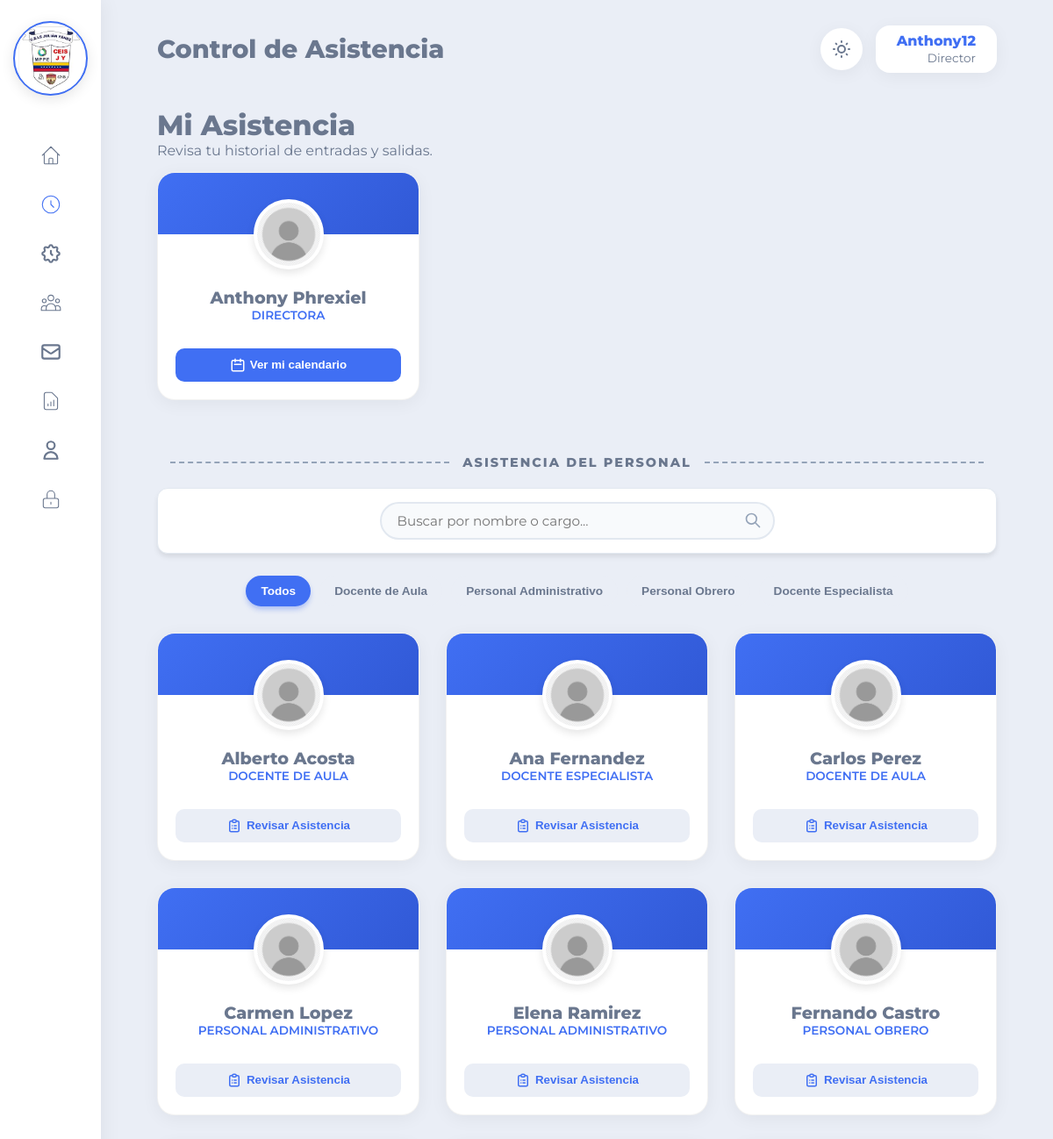
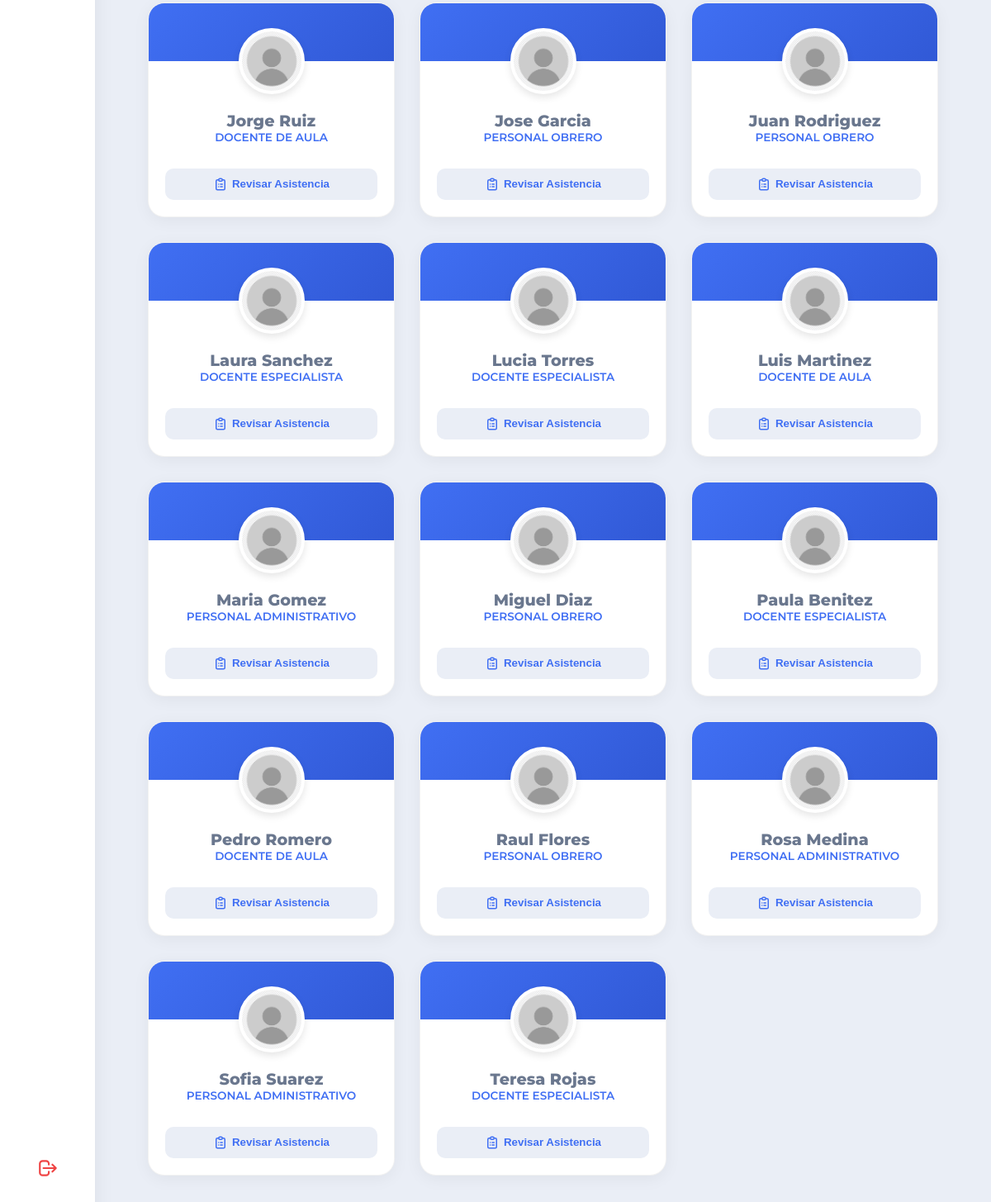
The page /vistas/asistencia.php (signed in) on the database its author committed (2 pictures, top to bottom).
### tables this page shows
CREATE TABLE `personal` (
  `id_personal` int(11) NOT NULL AUTO_INCREMENT,
  `cedula` varchar(15) NOT NULL,
  `nombres` varchar(100) NOT NULL,
  `apellidos` varchar(100) NOT NULL,
  `foto_perfil` varchar(255) NOT NULL DEFAULT 'default.png',
  `telefono` varchar(20) NOT NULL,
  `id_cargo` int(11) NOT NULL,
  `id_usuario` int(11) NOT NULL,
  `hora_entrada_personalizada` time DEFAULT NULL,
  `hora_salida_personalizada` time DEFAULT NULL,
  `fecha_ingreso` date DEFAULT curdate(),
  PRIMARY KEY (`id_personal`),
  UNIQUE KEY `cedula_unica` (`cedula`),
  KEY `fk_personal_cargo` (`id_cargo`),
  KEY `fk_personal_usuario` (`id_usuario`),
  CONSTRAINT `fk_personal_cargo` FOREIGN KEY (`id_cargo`) REFERENCES `cargos` (`id_cargo`) ON UPDATE CASCADE,
  CONSTRAINT `fk_personal_usuario` FOREIGN KEY (`id_usuario`) REFERENCES `usuarios` (`id_usuario`) ON DELETE CASCADE ON UPDATE CASCADE
);

CREATE TABLE `cargos` (
  `id_cargo` int(11) NOT NULL AUTO_INCREMENT,
  `nombre_cargo` varchar(100) NOT NULL,
  PRIMARY KEY (`id_cargo`)
);

### vistas/asistencia.php (the view, shortened to what this page needs)
<?php
require_once '../configuracion/conexion.php';
$nombre = $_SESSION['usuario'];
$rol = $_SESSION['rol'];
$id_rol = $_SESSION['id_rol'];
$id_usuario = $_SESSION['id_usuario'];
$stmt_mi_id = $conexion->prepare("SELECT p.id_personal, p.foto_perfil, p.nombres, p.apellidos, c.nombre_cargo
                                  FROM personal p
                                  INNER JOIN cargos c ON p.id_cargo = c.id_cargo
                                  WHERE p.id_usuario = ?");
$stmt_mi_id->execute([$id_usuario]);
$mis_datos = $stmt_mi_id->fetch(PDO::FETCH_ASSOC);
$mi_id_personal = $mis_datos ? $mis_datos['id_personal'] : 0;
$es_admin = ($id_rol == 1 || $id_rol == 2);
$lista_personal = [];
$cargos_activos_en_grid = [];
if ($es_admin) {
    try {
        $sql = "SELECT p.id_personal, p.cedula, p.nombres, p.apellidos, p.foto_perfil, p.id_cargo, c.nombre_cargo
                FROM personal p
                INNER JOIN cargos c ON p.id_cargo = c.id_cargo
                INNER JOIN usuarios u ON p.id_usuario = u.id_usuario
                WHERE u.estado = 'Activo' AND p.id_personal != ?
                ORDER BY p.nombres ASC";
        $stmt = $conexion->prepare($sql);
        $stmt->execute([$mi_id_personal]);
        $lista_personal = $stmt->fetchAll(PDO::FETCH_ASSOC);
        $cargos_activos_en_grid = array_unique(array_column($lista_personal, 'id_cargo'));
        $stmt_cargos = $conexion->query("SELECT id_cargo, nombre_cargo FROM cargos ORDER BY id_cargo ASC");
        $cargos = $stmt_cargos->fetchAll(PDO::FETCH_ASSOC);
    } catch (PDOException $e) {}
}
?>
<!DOCTYPE html>
<html lang="es" data-theme="light">
<head>
    <link rel="stylesheet" href="../recursos/css/principal.css?v=<?php echo time(); ?>">
</head>
<body>
   <?php $pagina_activa = 'asistencia'; require_once 'componentes/sidebar.php'; ?>
    <div class="contenedor-principal">
        <?php $titulo_pagina = 'Control de Asistencia'; require_once 'componentes/topbar.php'; ?>
        <main class="contenido">
            <?php if ($es_admin): ?>
                <div class="cabecera-personal" style="margin-block-end: 15px;">
                    <div>
                        <h1>Mi Asistencia</h1>
                        <p>Revisa tu historial de entradas y salidas.</p>
                    </div>
                </div>
                <div class="grid-perfiles" style="margin-block-end: 1rem;">
                    <div class="tarjeta-perfil" style="max-inline-size: 320px;">
                        <div class="contenedor-avatar" style="margin-block-start: -40px; inline-size: 80px; block-size: 80px;">
                            <img src="../recursos/img/perfiles/<?php echo htmlspecialchars($mis_datos['foto_perfil']); ?>" alt="Mi Foto">
                        </div>
                        <div class="info-perfil" style="padding-block-start: 10px;">
                            <h3 class="nombre-empleado"><?php echo htmlspecialchars($mis_datos['nombres'] . ' ' . $mis_datos['apellidos']); ?></h3>
                            <span class="cargo-empleado"><?php echo htmlspecialchars($mis_datos['nombre_cargo']); ?></span>
                            <div class="acciones-perfil">
                                <button class="btn-editar-horario" onclick="abrirCalendario(<?php echo $mi_id_personal; ?>, 'Mi Asistencia', false)" style="inline-size: 100%; background-color: var(--primary-color); color: white;">
                                    Ver mi calendario
                                </button>
                            </div>
                        </div>
                    </div>
                </div>
                <div class="separador-personal" style="margin-block-end: 20px;">Asistencia del Personal</div>
                <div class="contenedor-filtros-globales" style="justify-content: center; margin-bottom: 25px; padding: 15px;">
                    <div class="contenedor-busqueda-elegante" style="margin: 0; width: 100%; max-width: 450px;">
                      <input type="text" id="buscador-universal" class="campo-busqueda-elegante" placeholder="Buscar por nombre o cargo...">
                    </div>
                </div>
                <div class="botones-filtro-cargo" style="margin-block-end: 30px;">
                    <button class="btn-filtro activo" onclick="aplicarFiltroUniversal('todos', this)">Todos</button>
                    <?php foreach($cargos as $c): ?>
                        <?php if(in_array($c['id_cargo'], $cargos_activos_en_grid)): ?>
                            <button class="btn-filtro" onclick="aplicarFiltroUniversal(<?php echo $c['id_cargo']; ?>, this)">
                                <?php echo htmlspecialchars($c['nombre_cargo']); ?>
                            </button>
                        <?php endif; ?>
                    <?php endforeach; ?>
                </div>
                <div class="grid-perfiles">
                    <?php foreach ($lista_personal as $emp): ?>
                        <div class="tarjeta-perfil item-filtrable" data-cargo="<?php echo $emp['id_cargo']; ?>">
                            <div class="contenedor-avatar" style="margin-block-start: -40px; inline-size: 80px; block-size: 80px;">
                                <img src="../recursos/img/perfiles/<?php echo htmlspecialchars($emp['foto_perfil']); ?>" alt="Foto">
                            </div>
                            <div class="info-perfil" style="padding-block-start: 10px;">
                                <h3 class="nombre-empleado"><?php echo htmlspecialchars($emp['nombres'] . ' ' . $emp['apellidos']); ?></h3>
                                <span class="cargo-empleado"><?php echo htmlspecialchars($emp['nombre_cargo']); ?></span>
                                <div class="acciones-perfil">
                                    <button class="btn-editar-horario" onclick="abrirCalendario(<?php echo $emp['id_personal']; ?>, '<?php echo addslashes($emp['nombres']); ?>', true)" style="inline-size: 100%;">
                                        Revisar Asistencia
                                    </button>
                                </div>
                            </div>
                        </div>
                    <?php endforeach; ?>
                </div>
            <?php endif; ?>
        </main>
    </div>
</body>
</html>

### vistas/componentes/sidebar.php (shortened to what this page needs)
<nav class="barra-lateral" role="navigation" aria-label="Menú principal">
    <div class="logo-sidebar">
        <div class="contenedor-logo-neon">
            <img src="../recursos/img/logo_ceis.jpg" alt="Escudo CEIS Julian Yánez" class="img-escudo-neon">
        </div>
    </div>
    <ul class="menu-navegacion">
        <li class="menu-item">
            <a href="principal.php" class="enlace-menu" aria-label="Inicio" style="<?php echo (isset($pagina_activa) && $pagina_activa == 'inicio') ? 'color: var(--primary-color);' : ''; ?>">
                <svg xmlns="http://www.w3.org/2000/svg" fill="none" viewBox="0 0 24 24" stroke="currentColor">
                    <path stroke-linecap="round" stroke-linejoin="round" d="M3 12l2-2m0 0l7-7 7 7M5 10v10a1 1 0 001 1h3m10-11l2 2m-2-2v10a1 1 0 01-1 1h-3m-6 0a1 1 0 001-1v-4a1 1 0 011-1h2a1 1 0 011 1v4a1 1 0 001 1m-6 0h6" />
                </svg>
            </a>
        </li>
        <li class="menu-item">
            <a href="../vistas/asistencia.php" class="enlace-menu" aria-label="Control de Asistencia" style="<?php echo (isset($pagina_activa) && $pagina_activa == 'asistencia') ? 'color: var(--primary-color);' : ''; ?>">
                <svg xmlns="http://www.w3.org/2000/svg" fill="none" viewBox="0 0 24 24" stroke="currentColor">
                    <path stroke-linecap="round" stroke-linejoin="round" d="M12 8v4l3 3m6-3a9 9 0 11-18 0 9 9 0 0118 0z" />
                </svg>
            </a>
        </li>
        <?php if($_SESSION['id_rol'] == 1 || $_SESSION['id_rol'] == 2): ?>
        <li class="menu-item">
            <a href="../vistas/ConfiguracionAsistencia.php" class="enlace-menu" aria-label="Configuración de asistencia" style="<?php echo (isset($pagina_activa) && $pagina_activa == 'configuracion') ? 'color: var(--primary-color);' : ''; ?>">
            </a>
        </li>
        <?php endif; ?>
        <?php if($_SESSION['id_rol'] == 1): ?>
        <li class="menu-item">
            <a href="../vistas/personal.php" class="enlace-menu" aria-label="Gestión de Personal" style="<?php echo (isset($pagina_activa) && $pagina_activa == 'personal') ? 'color: var(--primary-color);' : ''; ?>">
            </a>
        </li>
        <?php endif; ?>
        <?php if($_SESSION['id_rol'] == 1 || $_SESSION['id_rol'] == 2): ?>
        <li class="menu-item">
            <a href="../vistas/justificaciones.php" class="enlace-menu" aria-label="Bandeja de Justificaciones" style="<?php echo (isset($pagina_activa) && $pagina_activa == 'justificaciones') ? 'color: var(--primary-color);' : ''; ?>">
                <svg xmlns="http://www.w3.org/2000/svg" fill="none" viewBox="0 0 24 24" stroke="currentColor">
                    <path stroke-linecap="round" stroke-linejoin="round" stroke-width="2" d="M3 8l7.89 5.26a2 2 0 002.22 0L21 8M5 19h14a2 2 0 002-2V7a2 2 0 00-2-2H5a2 2 0 00-2 2v10a2 2 0 002 2z" />
                </svg>
            </a>
        </li>
        <?php endif; ?>
        <li class="menu-item"><a href="../vistas/reportes.php" class="enlace-menu" aria-label="Reportes" style="<?php echo (isset($pagina_activa) && $pagina_activa == 'reportes') ? 'color: var(--primary-color);' : ''; ?>">
            <svg xmlns="http://www.w3.org/2000/svg" fill="none" viewBox="0 0 24 24" stroke="currentColor">
                <path stroke-linecap="round" stroke-linejoin="round" d="M9 17v-2m3 2v-4m3 4v-6m2 10H7a2 2 0 01-2-2V5a2 2 0 012-2h5.586a1 1 0 01.707.293l5.414 5.414a1 1 0 01.293.707V19a2 2 0 01-2 2z" />
            </svg><span>Reportes</span></a>
        </li>
        <li class="menu-item">
            <a href="../vistas/perfil.php" class="enlace-menu" aria-label="Mi Perfil" style="<?php echo (isset($pagina_activa) && $pagina_activa == 'perfil') ? 'color: var(--primary-color);' : ''; ?>">
                <svg xmlns="http://www.w3.org/2000/svg" fill="none" viewBox="0 0 24 24" stroke="currentColor">
                    <path stroke-linecap="round" stroke-linejoin="round" stroke-width="2" d="M16 7a4 4 0 11-8 0 4 4 0 018 0zM12 14a7 7 0 00-7 7h14a7 7 0 00-7-7z" />
                </svg>
            </a>
        </li>
        <?php if($_SESSION['id_rol'] == 1): ?>
        <li class="menu-item">
            <a href="../vistas/seguridad.php" class="enlace-menu" aria-label="Seguridad" style="<?php echo (isset($pagina_activa) && $pagina_activa == 'seguridad') ? 'color: var(--primary-color);' : ''; ?>">
                <svg xmlns="http://www.w3.org/2000/svg" fill="none" viewBox="0 0 24 24" stroke="currentColor">
                    <path stroke-linecap="round" stroke-linejoin="round" d="M12 15v2m-6 4h12a2 2 0 002-2v-6a2 2 0 00-2-2H6a2 2 0 00-2 2v6a2 2 0 002 2zm10-10V7a4 4 0 00-8 0v4h8z" />
                </svg>
            </a>
        </li>
        <?php endif; ?>
        <li class="menu-item item-salir">
            <a href="../controladores/cerrar_sesion.php" class="enlace-menu" aria-label="Cerrar Sesión" style="color: #ef4444;">
                <svg xmlns="http://www.w3.org/2000/svg" fill="none" viewBox="0 0 24 24" stroke="currentColor">
                    <path stroke-linecap="round" stroke-linejoin="round" stroke-width="2" d="M17 16l4-4m0 0l-4-4m4 4H7m6 4v1a3 3 0 01-3 3H6a3 3 0 01-3-3V7a3 3 0 013-3h4a3 3 0 013 3v1" />
                </svg>
            </a>
        </li>
    </ul>
</nav>

### vistas/componentes/topbar.php (shortened to what this page needs)
<header class="barra-superior">
    <h3><?php echo isset($titulo_pagina) ? $titulo_pagina : 'CEIS Julian Yánez'; ?></h3>
    <div class="acciones-superior">
        <button class="btn-tema-top" id="btnCambiarTema" aria-label="Cambiar Tema">
        </button>
        <div class="usuario-info">
            <h4><?php echo htmlspecialchars($nombre); ?></h4>
            <span><?php echo $rol; ?></span>
        </div>
    </div>
</header>

### rows shown on the page
personal: foto_perfil (placeholder picture), nombres+apellidos "Anthony Phrexiel", id_cargo.nombre_cargo "DIRECTORA"
cargos: nombre_cargo "Docente de Aula"
cargos: nombre_cargo "Personal Administrativo"
cargos: nombre_cargo "Personal Obrero"
cargos: nombre_cargo "Docente Especialista"
personal: foto_perfil (placeholder picture), nombres+apellidos "Alberto Acosta", id_cargo.nombre_cargo "DOCENTE DE AULA"
personal: foto_perfil (placeholder picture), nombres+apellidos "Ana Fernandez", id_cargo.nombre_cargo "DOCENTE ESPECIALISTA"
personal: foto_perfil (placeholder picture), nombres+apellidos "Carlos Perez", id_cargo.nombre_cargo "DOCENTE DE AULA"
personal: foto_perfil (placeholder picture), nombres+apellidos "Carmen Lopez", id_cargo.nombre_cargo "PERSONAL ADMINISTRATIVO"
personal: foto_perfil (placeholder picture), nombres+apellidos "Elena Ramirez", id_cargo.nombre_cargo "PERSONAL ADMINISTRATIVO"
personal: foto_perfil (placeholder picture), nombres+apellidos "Fernando Castro", id_cargo.nombre_cargo "PERSONAL OBRERO"
personal: foto_perfil (placeholder picture), nombres+apellidos "Jorge Ruiz", id_cargo.nombre_cargo "DOCENTE DE AULA"
personal: foto_perfil (placeholder picture), nombres+apellidos "Jose Garcia", id_cargo.nombre_cargo "PERSONAL OBRERO"
personal: foto_perfil (placeholder picture), nombres+apellidos "Juan Rodriguez", id_cargo.nombre_cargo "PERSONAL OBRERO"
personal: foto_perfil (placeholder picture), nombres+apellidos "Laura Sanchez", id_cargo.nombre_cargo "DOCENTE ESPECIALISTA"
personal: foto_perfil (placeholder picture), nombres+apellidos "Lucia Torres", id_cargo.nombre_cargo "DOCENTE ESPECIALISTA"
personal: foto_perfil (placeholder picture), nombres+apellidos "Luis Martinez", id_cargo.nombre_cargo "DOCENTE DE AULA"
personal: foto_perfil (placeholder picture), nombres+apellidos "Maria Gomez", id_cargo.nombre_cargo "PERSONAL ADMINISTRATIVO"
personal: foto_perfil (placeholder picture), nombres+apellidos "Miguel Diaz", id_cargo.nombre_cargo "PERSONAL OBRERO"
personal: foto_perfil (placeholder picture), nombres+apellidos "Paula Benitez", id_cargo.nombre_cargo "DOCENTE ESPECIALISTA"
personal: foto_perfil (placeholder picture), nombres+apellidos "Pedro Romero", id_cargo.nombre_cargo "DOCENTE DE AULA"
personal: foto_perfil (placeholder picture), nombres+apellidos "Raul Flores", id_cargo.nombre_cargo "PERSONAL OBRERO"
personal: foto_perfil (placeholder picture), nombres+apellidos "Rosa Medina", id_cargo.nombre_cargo "PERSONAL ADMINISTRATIVO"
personal: foto_perfil (placeholder picture), nombres+apellidos "Sofia Suarez", id_cargo.nombre_cargo "PERSONAL ADMINISTRATIVO"
personal: foto_perfil (placeholder picture), nombres+apellidos "Teresa Rojas", id_cargo.nombre_cargo "DOCENTE ESPECIALISTA"

### other values the page prints
$titulo_pagina "Control de Asistencia"
$nombre "Anthony12"
$rol "Director"
